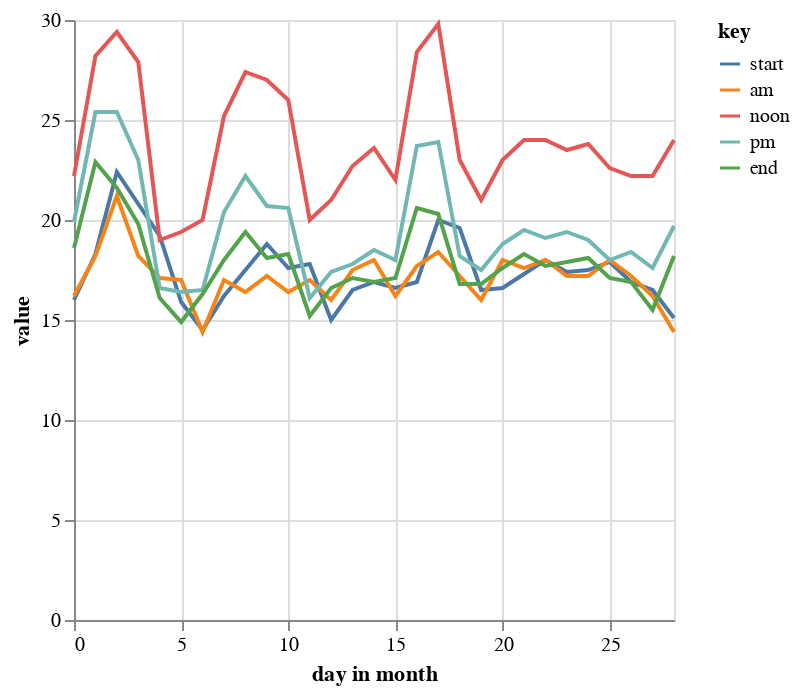

Here is the notebook cell this chart was saved with:
### Code cell
alt.Chart(tdf).transform_fold(
tdf.columns[1:6],
).mark_line().encode(
    x='day in month:Q',
    y='value:Q',
    color=alt.Color('key:N').sort(tdf.columns[1:])
)

### Figure 1 — Vega-Lite specification as saved in the notebook (floating-point values rounded to 4 significant figures)
{"config": {"view": {"continuousWidth": 300, "continuousHeight": 300}}, "data": {"name": "data-5fa8bb26031d2b46afb232a4c03230c1"}, "mark": {"type": "line"}, "encoding": {"color": {"field": "key", "sort": ["start", "am", "noon", "pm", "end"], "type": "nominal"}, "x": {"field": "day in month", "type": "quantitative"}, "y": {"field": "value", "type": "quantitative"}}, "transform": [{"fold": ["start", "am", "noon", "pm", "end"]}], "$schema": "https://vega.github.io/schema/vega-lite/v5.20.1.json", "datasets": {"data-5fa8bb26031d2b46afb232a4c03230c1": [{"day in month": 0, "start": 16.0, "am": 16.2, "noon": 22.2, "pm": 19.9, "end": 18.6}, {"day in month": 1, "start": 18.3, "am": 18.2, "noon": 28.2, "pm": 25.4, "end": 22.9}, {"day in month": 2, "start": 22.4, "am": 21.2, "noon": 29.4, "pm": 25.4, "end": 21.6}, {"day in month": 3, "start": 20.8, "am": 18.2, "noon": 27.9, "pm": 23.0, "end": 19.8}, {"day in month": 4, "start": 19.2, "am": 17.1, "noon": 19.0, "pm": 16.6, "end": 16.1}, {"day in month": 5, "start": 15.9, "am": 17.0, "noon": 19.4, "pm": 16.4, "end": 14.9}, {"day in month": 6, "start": 14.5, "am": 14.4, "noon": 20.0, "pm": 16.5, "end": 16.3}, {"day in month": 7, "start": 16.2, "am": 17.0, "noon": 25.2, "pm": 20.4, "end": 18.0}, {"day in month": 8, "start": 17.5, "am": 16.4, "noon": 27.4, "pm": 22.2, "end": 19.4}, {"day in month": 9, "start": 18.8, "am": 17.2, "noon": 27.0, "pm": 20.7, "end": 18.1}, {"day in month": 10, "start": 17.6, "am": 16.4, "noon": 26.0, "pm": 20.6, "end": 18.3}, {"day in month": 11, "start": 17.8, "am": 17.0, "noon": 20.0, "pm": 16.1, "end": 15.2}, {"day in month": 12, "start": 15.0, "am": 16.0, "noon": 21.0, "pm": 17.4, "end": 16.6}, {"day in month": 13, "start": 16.5, "am": 17.5, "noon": 22.7, "pm": 17.8, "end": 17.1}, {"day in month": 14, "start": 16.9, "am": 18.0, "noon": 23.6, "pm": 18.5, "end": 16.9}, {"day in month": 15, "start": 16.6, "am": 16.2, "noon": 22.0, "pm": 18.0, "end": 17.1}, {"day in month": 16, "start": 16.9, "am": 17.7, "noon": 28.4, "pm": 23.7, "end": 20.6}, {"day in month": 17, "start": 20.0, "am": 18.4, "noon": 29.8, "pm": 23.9, "end": 20.3}, {"day in month": 18, "start": 19.6, "am": 17.2, "noon": 23.0, "pm": 18.2, "end": 16.8}, {"day in month": 19, "start": 16.5, "am": 16.0, "noon": 21.0, "pm": 17.5, "end": 16.8}, {"day in month": 20, "start": 16.6, "am": 18.0, "noon": 23.0, "pm": 18.8, "end": 17.6}, {"day in month": 21, "start": 17.3, "am": 17.6, "noon": 24.0, "pm": 19.5, "end": 18.3}, {"day in month": 22, "start": 18.0, "am": 18.0, "noon": 24.0, "pm": 19.1, "end": 17.7}, {"day in month": 23, "start": 17.4, "am": 17.2, "noon": 23.5, "pm": 19.4, "end": 17.9}, {"day in month": 24, "start": 17.5, "am": 17.2, "noon": 23.8, "pm": 19.0, "end": 18.1}, {"day in month": 25, "start": 17.9, "am": 18.0, "noon": 22.6, "pm": 18.0, "end": 17.1}, {"day in month": 26, "start": 16.9, "am": 17.2, "noon": 22.2, "pm": 18.4, "end": 16.9}, {"day in month": 27, "start": 16.5, "am": 16.2, "noon": 22.2, "pm": 17.6, "end": 15.5}, {"day in month": 28, "start": 15.1, "am": 14.4, "noon": 24.0, "pm": 19.7, "end": 18.2}]}}
